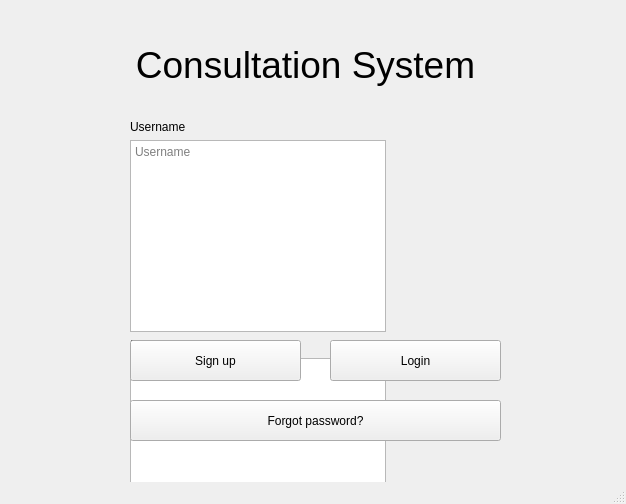
<?xml version="1.0" encoding="UTF-8"?>
<ui version="4.0">
 <class>initialWindow</class>
 <widget class="QMainWindow" name="initialWindow">
  <property name="geometry">
   <rect>
    <x>0</x>
    <y>0</y>
    <width>626</width>
    <height>504</height>
   </rect>
  </property>
  <property name="maximumSize">
   <size>
    <width>626</width>
    <height>504</height>
   </size>
  </property>
  <property name="windowTitle">
   <string>Consultation System</string>
  </property>
  <property name="documentMode">
   <bool>false</bool>
  </property>
  <widget class="QWidget" name="centralwidget">
   <widget class="QWidget" name="verticalLayoutWidget">
    <property name="geometry">
     <rect>
      <x>130</x>
      <y>120</y>
      <width>371</width>
      <height>201</height>
     </rect>
    </property>
    <layout class="QVBoxLayout" name="verticalLayout">
     <property name="sizeConstraint">
      <enum>QLayout::SetFixedSize</enum>
     </property>
     <item>
      <widget class="QLabel" name="username">
       <property name="text">
        <string>Username</string>
       </property>
      </widget>
     </item>
     <item>
      <widget class="QTextEdit" name="username_input">
       <property name="html">
        <string>&lt;!DOCTYPE HTML PUBLIC &quot;-//W3C//DTD HTML 4.0//EN&quot; &quot;http://www.w3.org/TR/REC-html40/strict.dtd&quot;&gt;
&lt;html&gt;&lt;head&gt;&lt;meta name=&quot;qrichtext&quot; content=&quot;1&quot; /&gt;&lt;style type=&quot;text/css&quot;&gt;
p, li { white-space: pre-wrap; }
&lt;/style&gt;&lt;/head&gt;&lt;body style=&quot; font-family:'MS Shell Dlg 2'; font-size:8.25pt; font-weight:400; font-style:normal;&quot;&gt;
&lt;p style=&quot;-qt-paragraph-type:empty; margin-top:0px; margin-bottom:0px; margin-left:0px; margin-right:0px; -qt-block-indent:0; text-indent:0px;&quot;&gt;&lt;br /&gt;&lt;/p&gt;&lt;/body&gt;&lt;/html&gt;</string>
       </property>
       <property name="placeholderText">
        <string>Username</string>
       </property>
      </widget>
     </item>
     <item>
      <widget class="QLabel" name="password">
       <property name="text">
        <string>Password</string>
       </property>
      </widget>
     </item>
     <item>
      <widget class="QTextEdit" name="password_input">
       <property name="placeholderText">
        <string>Password</string>
       </property>
      </widget>
     </item>
     <item>
      <widget class="QLabel" name="repass">
       <property name="text">
        <string>imnogaybut$50is$50</string>
       </property>
      </widget>
     </item>
     <item>
      <widget class="QTextEdit" name="repass_input">
       <property name="layoutDirection">
        <enum>Qt::LeftToRight</enum>
       </property>
       <property name="tabChangesFocus">
        <bool>false</bool>
       </property>
       <property name="lineWrapMode">
        <enum>QTextEdit::WidgetWidth</enum>
       </property>
       <property name="html">
        <string>&lt;!DOCTYPE HTML PUBLIC &quot;-//W3C//DTD HTML 4.0//EN&quot; &quot;http://www.w3.org/TR/REC-html40/strict.dtd&quot;&gt;
&lt;html&gt;&lt;head&gt;&lt;meta name=&quot;qrichtext&quot; content=&quot;1&quot; /&gt;&lt;style type=&quot;text/css&quot;&gt;
p, li { white-space: pre-wrap; }
&lt;/style&gt;&lt;/head&gt;&lt;body style=&quot; font-family:'MS Shell Dlg 2'; font-size:8.25pt; font-weight:400; font-style:normal;&quot;&gt;
&lt;p style=&quot;-qt-paragraph-type:empty; margin-top:0px; margin-bottom:0px; margin-left:0px; margin-right:0px; -qt-block-indent:0; text-indent:0px;&quot;&gt;&lt;br /&gt;&lt;/p&gt;&lt;/body&gt;&lt;/html&gt;</string>
       </property>
       <property name="placeholderText">
        <string>Re-enter password</string>
       </property>
      </widget>
     </item>
    </layout>
   </widget>
   <widget class="QPushButton" name="pushButton">
    <property name="geometry">
     <rect>
      <x>130</x>
      <y>340</y>
      <width>171</width>
      <height>41</height>
     </rect>
    </property>
    <property name="text">
     <string>Sign up</string>
    </property>
   </widget>
   <widget class="QPushButton" name="pushButton_2">
    <property name="geometry">
     <rect>
      <x>330</x>
      <y>340</y>
      <width>171</width>
      <height>41</height>
     </rect>
    </property>
    <property name="text">
     <string>Login</string>
    </property>
   </widget>
   <widget class="QPushButton" name="pushButton_3">
    <property name="geometry">
     <rect>
      <x>130</x>
      <y>400</y>
      <width>371</width>
      <height>41</height>
     </rect>
    </property>
    <property name="text">
     <string>Forgot password?</string>
    </property>
   </widget>
   <widget class="QLabel" name="Title">
    <property name="geometry">
     <rect>
      <x>110</x>
      <y>40</y>
      <width>391</width>
      <height>51</height>
     </rect>
    </property>
    <property name="font">
     <font>
      <pointsize>28</pointsize>
     </font>
    </property>
    <property name="text">
     <string>Consultation System</string>
    </property>
    <property name="textFormat">
     <enum>Qt::RichText</enum>
    </property>
    <property name="scaledContents">
     <bool>false</bool>
    </property>
    <property name="alignment">
     <set>Qt::AlignCenter</set>
    </property>
   </widget>
  </widget>
  <widget class="QStatusBar" name="statusbar"/>
 </widget>
 <resources/>
 <connections/>
</ui>
